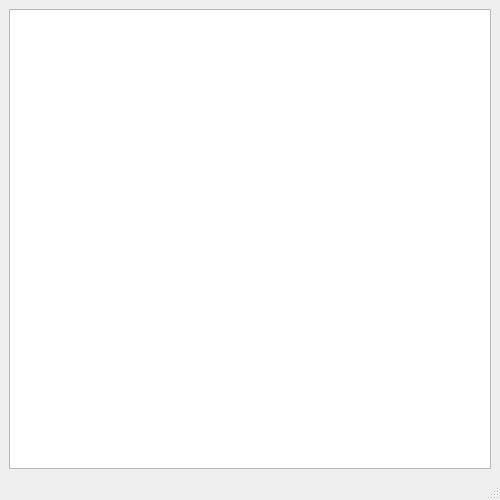
<?xml version="1.0" encoding="UTF-8"?>
<ui version="4.0">
 <class>Help</class>
 <widget class="QMainWindow" name="Help">
  <property name="geometry">
   <rect>
    <x>0</x>
    <y>0</y>
    <width>500</width>
    <height>500</height>
   </rect>
  </property>
  <property name="acceptDrops">
   <bool>false</bool>
  </property>
  <property name="windowTitle">
   <string>Help</string>
  </property>
  <widget class="QWidget" name="centralwidget">
   <layout class="QGridLayout" name="gridLayout">
    <item row="0" column="0">
     <widget class="QTextBrowser" name="textBrowser"/>
    </item>
   </layout>
  </widget>
  <widget class="QMenuBar" name="menubar">
   <property name="geometry">
    <rect>
     <x>0</x>
     <y>0</y>
     <width>500</width>
     <height>21</height>
    </rect>
   </property>
  </widget>
  <widget class="QStatusBar" name="statusbar"/>
 </widget>
 <resources/>
 <connections/>
</ui>
